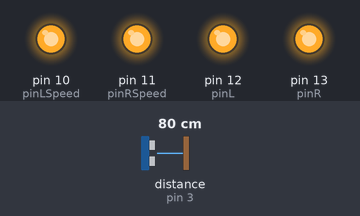
The sketch below on a simulated Arduino Uno, built with avr-gcc and run on an emulated ATmega328P. Shown: output pins drawn as LEDs (lit = HIGH). Wiring (inferred from the names in the program): ultrasonic range finder: trigger pin 2; echo pin 3. The inputs (shaded band) are chosen by the test bench; at power-on: distance to the obstacle (sensor on pin 3) 80 cm. The echo pulse lasts 58.3 µs per cm; pins used as bus, display or sensor lines are not drawn.

Above: at 1.2 s.
1.3 s: distance to the obstacle (sensor on pin 3) set to 18 cm
2.8 s: distance to the obstacle (sensor on pin 3) set to 14 cm
At 4.0 s:
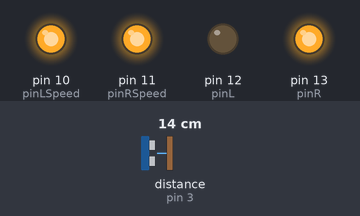
4.3 s: distance to the obstacle (sensor on pin 3) set to 35 cm
At 5.3 s:
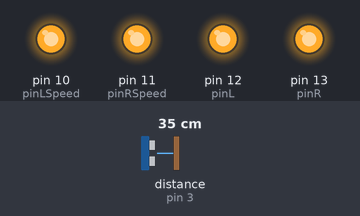
5.8 s: distance to the obstacle (sensor on pin 3) set to 2 cm
At 6.4 s:
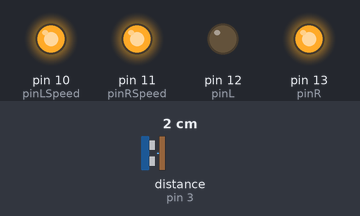
Timing chart, 0 to 8.3 s (numbered marks = the images above; inputs shaded):
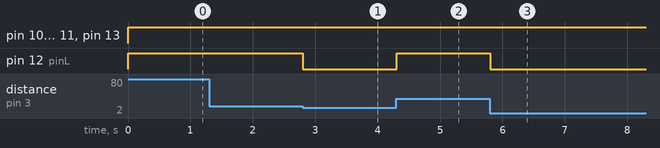

The sketch:

Ultrasonic.ino
```cpp
int pinL=4;
int pinR=7;
int pinLSpeed = 5;
int pinRSpeed = 6;

void vehicleInitMotoBoard()
{
  pinL = 12;
  pinR = 13;
  pinLSpeed = 10;
  pinRSpeed = 11;

  pinMode(pinL, OUTPUT);
  pinMode(pinR, OUTPUT);
  pinMode(pinLSpeed, OUTPUT);
  pinMode(pinRSpeed, OUTPUT);
}

void turnL(int val)
{
   digitalWrite(pinL,LOW);
   analogWrite(pinLSpeed, val);
   digitalWrite(pinR,HIGH);
   analogWrite(pinRSpeed, val);
}

void turnR(int val)
{
   digitalWrite(pinL,HIGH);
   analogWrite(pinLSpeed, val);
   digitalWrite(pinR,LOW);
   analogWrite(pinRSpeed, val);
}

void goF(int val)
{
   digitalWrite(pinL,HIGH);
   analogWrite(pinLSpeed, val);
   digitalWrite(pinR,HIGH);
   analogWrite(pinRSpeed, val);
}

void goB(int val)
{
   digitalWrite(pinL,LOW);
   analogWrite(pinLSpeed, val);
   digitalWrite(pinR,LOW);
   analogWrite(pinRSpeed, val);
}

int PinTrig = 2;
int PinEcho = 3;
float Dist;
void distInit(int pinTrig, int pinEcho)
{
    PinTrig = pinTrig;
    PinEcho = pinEcho;
    pinMode(PinTrig, OUTPUT);   // 定义超声波输出脚
    pinMode(PinEcho, INPUT);    // 定义超声波输入脚
}
void distTest()   // 量出前方距离
{
  digitalWrite(PinTrig, LOW); //低高低电平发一个短时间脉冲去TrigPin
  delayMicroseconds(2);
  digitalWrite(PinTrig, HIGH);
  delayMicroseconds(10);
  digitalWrite(PinTrig, LOW);

  Dist = pulseIn(PinEcho, HIGH) / 58.0; //将回波时间换算成cm
  Dist = (int(Dist * 100.0)) / 100.0; //保留两位小数
}

void setup()
{
  vehicleInitMotoBoard();

  distInit(2, 3);

  Serial.begin(9600);
}

int turnSpeed = 255;
int goSpeed = 255;

void loop()
{
  distTest();
  if (Dist> 0 && Dist < 15)
  {
    turnL(turnSpeed);
  }
  else
  {
    goF(goSpeed);
  }
}
```

Measured:
- the behaviour switches between 16 and 15 cm on distance to the obstacle (sensor on pin 3) (found by bisection; images 0 and 1)
- after the input at 1.3 s, every drawn part: stays the same
- after the input at 2.8 s, pin 12 (pinL): HIGH → LOW at once
- after the input at 4.3 s, pin 12 (pinL): LOW → HIGH at once
- after the input at 5.8 s, pin 12 (pinL): HIGH → LOW at once
